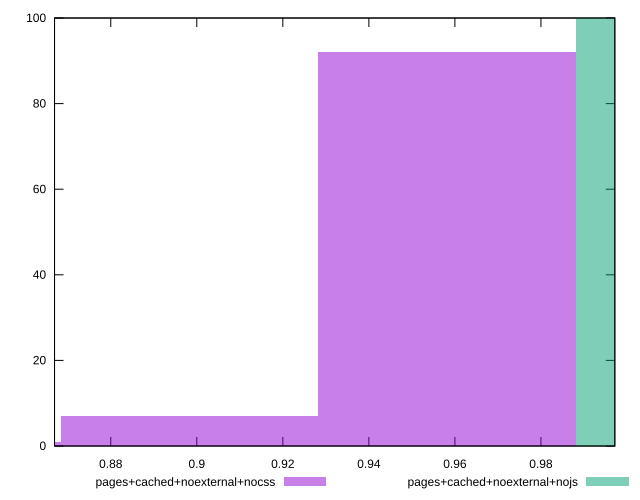

Here is the gnuplot script that generated this plot:
reset

$pagesCachedNoexternalNocss <<EOF
0.9581455031027568 92
0.8982614091588346 7
0.8383773152149122 1
EOF

$pagesCachedNoexternalNojs <<EOF
1.018029597046679 100
EOF

set key outside below
set boxwidth 0.0598840939439223
set xrange [0.8669269914328439:0.9971750930272826]
set yrange [0:100]
set trange [0:100]
set style fill transparent solid 0.5 noborder
set terminal svg size 640, 500 enhanced background rgb 'white'
set output "report_00008_2021-01-22T20:58:29.167/meta/pScore/comparison/histogram/9_vs_10.svg"

plot $pagesCachedNoexternalNocss title "pages+cached+noexternal+nocss" with boxes, \
     $pagesCachedNoexternalNojs title "pages+cached+noexternal+nojs" with boxes

reset
